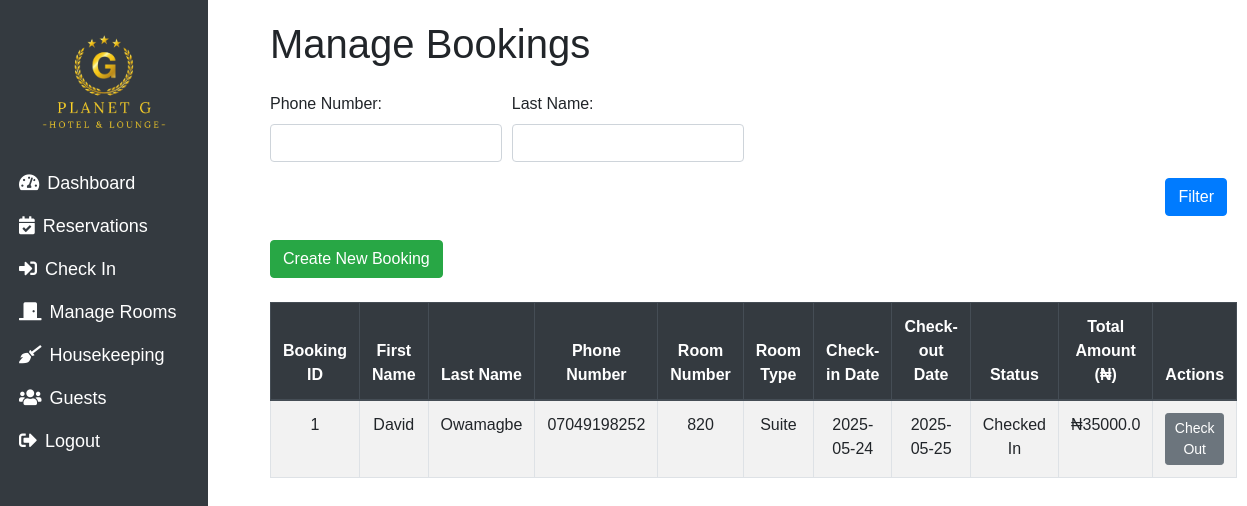
Before: /bookings with the older database file.
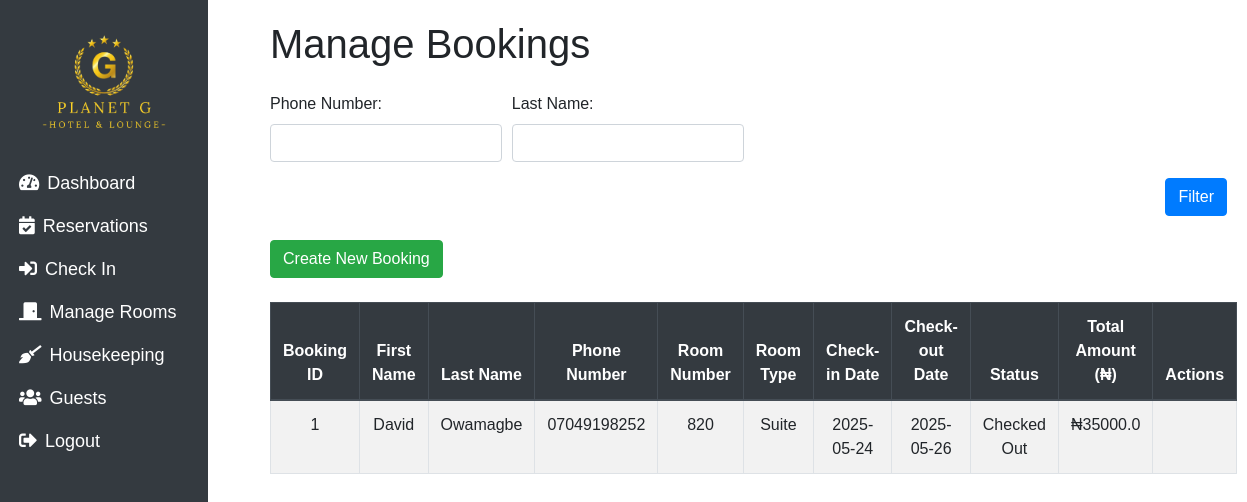
After: the same page with the newer database file.
### main.py (models this page shows, shortened)
class Booking(db.Model):
    id = db.Column(db.Integer, primary_key=True)
    first_name = db.Column(db.String(100), nullable=False)
    last_name = db.Column(db.String(100), nullable=False)
    phone_number = db.Column(db.String(20), nullable=False)
    email = db.Column(db.String(120), nullable=False)
    address = db.Column(db.String(200), nullable=False)
    id_type = db.Column(db.String(50), nullable=True)
    id_number = db.Column(db.String(50), nullable=True)
    check_in_date = db.Column(db.Date, nullable=False)
    check_out_date = db.Column(db.Date, nullable=False)
    children_number = db.Column(db.Integer, nullable=False)
    adults_number = db.Column(db.Integer, nullable=False)
    status = db.Column(db.String(20), nullable=False, default='Pending')
    room_id = db.Column(db.Integer, db.ForeignKey('room.id'), nullable=False)
    guest_id = db.Column(db.Integer, db.ForeignKey('guest.id'), nullable=False)  # ForeignKey for Guest
    total_amount = db.Column(db.Float, nullable=False)

class Room(db.Model):
    id = db.Column(db.Integer, primary_key=True)
    room_number = db.Column(db.String(50), unique=True, nullable=False)
    room_type = db.Column(db.String(50), nullable=False)
    status = db.Column(db.String(50), nullable=False)
    price = db.Column(db.Numeric(10, 2), nullable=False)  # Numeric type for price
    bookings = db.relationship('Booking', backref='room', lazy=True)
    reservations = db.relationship('Reservation', backref='room', lazy=True)

### main.py (the view)
@app.route('/bookings', methods=['GET'])
def manage_bookings():
    phone_number = request.args.get('phone_number','')
    last_name = request.args.get('last_name','')
    bookings = Booking.query
    if phone_number:
        bookings = bookings.filter(Booking.phone_number.like(f'%{phone_number}%'))
    if last_name:
        bookings = bookings.filter(Booking.last_name.like(f'%{last_name}%'))
    bookings = bookings.order_by(Booking.id.desc()).all()
    return render_template('manage_bookings.html', bookings=bookings,phone_number=phone_number,last_name=last_name)

### templates/manage_bookings.html (shortened to what the changed rows need)
<!DOCTYPE html>
<html lang="en">
<head>
    <link rel="stylesheet" href="https://stackpath.bootstrapcdn.com/bootstrap/4.5.2/css/bootstrap.min.css">
    <link rel="stylesheet" href="/static/css/dashboard.css" />
    <link href="https://cdnjs.cloudflare.com/ajax/libs/font-awesome/5.15.4/css/all.min.css" rel="stylesheet">
</head>
<body>
    <div class="content">
        <h1 class="mb-4">Manage Bookings</h1>
        <table class="table table-striped table-bordered">
            <thead class="thead-dark">
                <tr>
                    <th>Booking ID</th>
                    <th>First Name</th>
                    <th>Last Name</th>
                    <th>Phone Number</th>
                    <th>Room Number</th>
                    <th>Room Type</th>
                    <th>Check-in Date</th>
                    <th>Check-out Date</th>
                    <th>Status</th>
                    <th>Total Amount (₦)</th>
                    <th>Actions</th>
                </tr>
            </thead>
            <tbody>
                {% for booking in bookings %}
                <tr>
                    <td>{{ booking.id }}</td>
                    <td>{{ booking.first_name }}</td>
                    <td>{{ booking.last_name }}</td>
                    <td>{{ booking.phone_number }}</td>
                    <td>{{ booking.room.room_number }}</td>
                    <td>{{ booking.room.room_type }}</td>
                    <td>{{ booking.check_in_date }}</td>
                    <td>{{ booking.check_out_date }}</td>
                    <td>{{ booking.status }}</td>
                    <td>₦{{ booking.total_amount }}</td>
                    <td>
                        {% if booking.status == 'Pending' %}
                        <form action="{{ url_for('check_in', booking_id=booking.id) }}" method="POST" style="display:inline;">
                            <button type="submit" class="btn btn-primary btn-sm">Check In</button>
                        </form>
                        {% elif booking.status == 'Checked In' %}
                        <form action="{{ url_for('check_out', booking_id=booking.id) }}" method="POST" style="display:inline;">
                            <button type="submit" class="btn btn-secondary btn-sm">Check Out</button>
                        </form>
                        {% endif %}
                    </td>
                </tr>
                {% endfor %}
            </tbody>
        </table>
    </div>
</body>
</html>

Changed rows visible on the page:
changed Booking "David": check_out_date "2025-05-25" → "2025-05-26"; status "Checked In" → "Checked Out"; no longer shows "Check Out"
